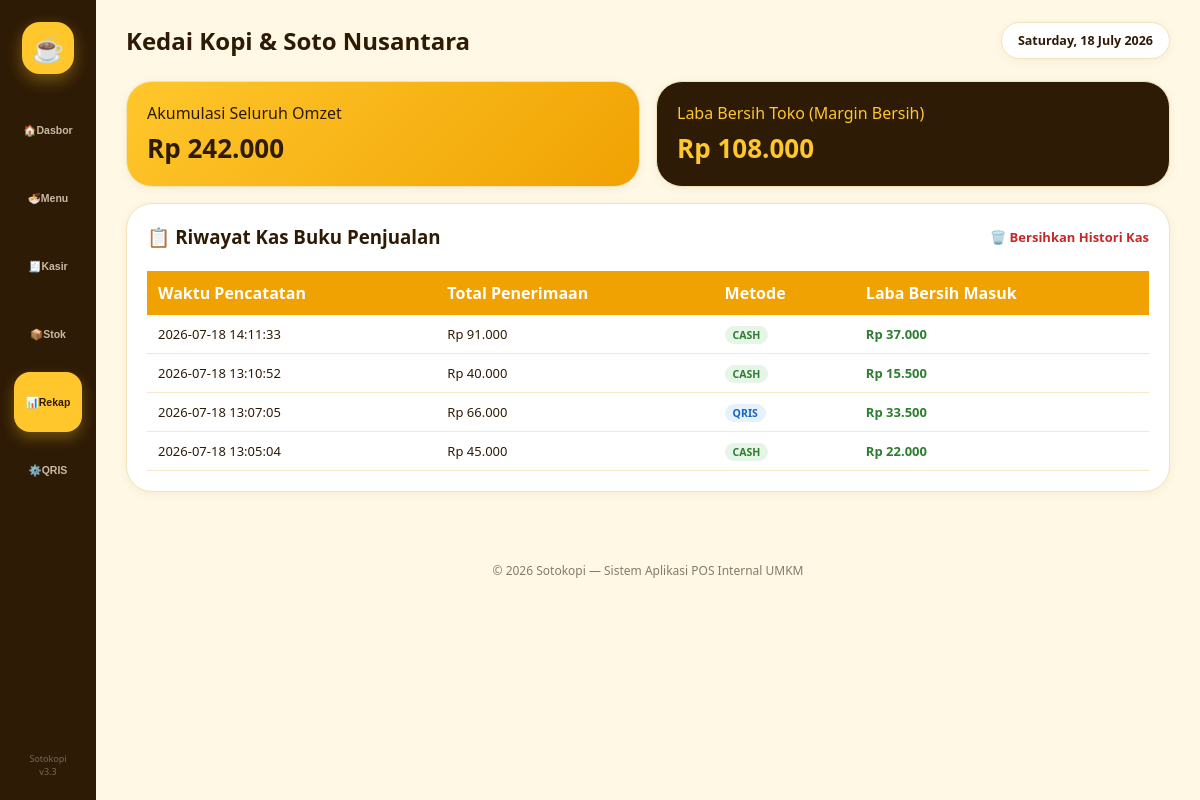
The app's page /index.php?page=rekap with its own data.
### tables this page shows
CREATE TABLE `transaksi` (
  `id` int(11) NOT NULL,
  `waktu` timestamp NOT NULL DEFAULT current_timestamp(),
  `total` int(11) NOT NULL,
  `keuntungan` int(11) NOT NULL,
  `metode` enum('cash','qris') NOT NULL
);

### index.php (the view, shortened to what this page needs)
<?php
include 'koneksi.php';
$page = isset($_GET['page']) ? $_GET['page'] : 'dashboard';
$query_trx = $conn->query("SELECT * FROM transaksi ORDER BY waktu DESC");
$history = [];
while($r = $query_trx->fetch_assoc()) { $history[] = $r; }
?>
<!DOCTYPE html>
<html lang="id">
<head>
</head>
<body>
<div class="sidebar">
  <div class="logo">☕</div>
  <nav>
    <button class="navbtn <?= $page=='dashboard'?'active':'' ?>" onclick="location.href='index.php?page=dashboard'">🏠Dasbor</button>
    <button class="navbtn <?= $page=='menu'?'active':'' ?>" onclick="location.href='index.php?page=menu'">🍜Menu</button>
    <button class="navbtn <?= $page=='kasir'?'active':'' ?>" onclick="location.href='index.php?page=kasir'">🧾Kasir</button>
    <button class="navbtn <?= $page=='stok'?'active':'' ?>" onclick="location.href='index.php?page=stok'">📦Stok</button>
    <button class="navbtn <?= $page=='rekap'?'active':'' ?>" onclick="location.href='index.php?page=rekap'">📊Rekap</button>
    <button class="navbtn <?= $page=='pengaturan'?'active':'' ?>" onclick="location.href='index.php?page=pengaturan'">⚙️QRIS</button>
  </nav>
  <div class="sidebar-bottom">Sotokopi<br>v3.3</div>
</div>
<div class="main-wrap">
  <div class="topbar">
    <div>
      <h1>Kedai Kopi & Soto Nusantara</h1>
    </div>
    <div class="datepill"><?= date('l, d F Y') ?></div>
  </div>
  <main>
    <section class="page <?= $page=='rekap'?'active':'' ?>">
      <div class="bento">
        <?php
          $total_omzet_all = array_sum(array_column($history, 'total'));
          $total_untung_all = array_sum(array_column($history, 'keuntungan'));
        ?>
        <div class="tile stat-tile c6">
          <div>Akumulasi Seluruh Omzet</div>
          <div class="val">Rp <?= number_format($total_omzet_all, 0, ',', '.') ?></div>
        </div>
        <div class="tile stat-tile alt c6">
          <div>Laba Bersih Toko (Margin Bersih)</div>
          <div class="val">Rp <?= number_format($total_untung_all, 0, ',', '.') ?></div>
        </div>
        <div class="tile c12">
          <div style="display:flex; justify-content:space-between; align-items:center; flex-wrap:wrap; gap:10px;">
            <h3>📋 Riwayat Kas Buku Penjualan</h3>
            <a href="index.php?action=reset_rekap" onclick="return confirm('Hapus seluruh riwayat pembukuan kas?')" style="color:var(--merah); text-decoration:none; font-weight:bold; font-size:13px;">🗑️ Bersihkan Histori Kas</a>
          </div><br>
          <table class="history-table">
            <thead>
              <tr><th>Waktu Pencatatan</th><th>Total Penerimaan</th><th>Metode</th><th>Laba Bersih Masuk</th></tr>
            </thead>
            <tbody>
              <?php if(empty($history)): ?>
                <tr><td colspan="4" style="text-align:center; color:var(--abu);">Belum ada rekam transaksi penjualan masuk.</td></tr>
              <?php else: ?>
                <?php foreach($history as $h): ?>
                  <tr>
                    <td><?= $h['waktu'] ?></td>
                    <td>Rp <?= number_format($h['total'], 0, ',', '.') ?></td>
                    <td><span class="pill-<?= $h['metode'] ?>"><?= strtoupper($h['metode']) ?></span></td>
                    <td style="color:var(--hijau); font-weight:bold;">Rp <?= number_format($h['keuntungan'], 0, ',', '.') ?></td>
                  </tr>
                <?php endforeach; ?>
              <?php endif; ?>
            </tbody>
          </table>
        </div>
      </div>
    </section>
  </main>
  <footer>© 2026 Sotokopi — Sistem Aplikasi POS Internal UMKM</footer>
</div>
</body>
</html>

### index.php (style rules this page uses)
:root { --kuning:#FFC72C; --kuning-tua:#F0A202; --kuning-muda:#FFF3D6; --kuning-pucat:#FFFBEF; --coklat:#4A2E0A; --coklat-tua:#2E1B05; --hijau:#2E7D32; --hijau-bg:#E7F5E8; --merah:#C62828; --merah-bg:#FCE8E8; --biru:#1565C0; --biru-bg:#E7F1FC; --abu:#847A68; --putih:#FFFFFF; --r-lg:26px; --r-md:20px; --r-sm:14px; --shadow:0 2px 10px rgba(74,46,10,0.06); --shadow-hover:0 14px 30px rgba(74,46,10,0.14); --border:1px solid #F1E4BC; }
* { box-sizing:border-box;margin:0;padding:0; }
body { font-family:'Segoe UI',Arial,sans-serif; background:#FFF8E4; color:var(--coklat-tua); display:flex; min-height:100vh; }
.sidebar { width:96px; background:var(--coklat-tua); display:flex; flex-direction:column; align-items:center; padding:22px 0; gap:26px; position:sticky; top:0; height:100vh; flex-shrink:0; z-index:60; }
.sidebar .logo { width:52px; height:52px; border-radius:18px; background:var(--kuning); display:flex; align-items:center; justify-content:center; font-size:26px; box-shadow:0 6px 16px rgba(255,199,44,0.35); }
.sidebar nav { display:flex; flex-direction:column; gap:8px; width:100%; align-items:center; }
.navbtn { width:68px; height:60px; background:transparent; border:none; border-radius:16px; color:#C9BBA0; display:flex; flex-direction:column; align-items:center; justify-content:center; gap:4px; cursor:pointer; font-size:10.5px; font-weight:700; transition:.2s; }
.navbtn.active { background:var(--kuning); color:var(--coklat-tua); box-shadow:0 6px 14px rgba(255,199,44,0.3); }
.sidebar-bottom { margin-top:auto; color:#7A6A4A; font-size:9px; text-align:center; }
.main-wrap { flex:1; min-width:0; }
.topbar { padding:22px 30px 8px; display:flex; align-items:center; justify-content:space-between; flex-wrap:wrap; gap:10px; }
.topbar h1 { font-size:24px; font-weight:800; }
.topbar .datepill { background:var(--putih); border:var(--border); padding:9px 16px; border-radius:999px; font-size:12.5px; font-weight:700; box-shadow:var(--shadow); }
main { max-width:1500px; padding:14px 30px 50px; }
.page { display:none; }
.page.active { display:block; }
.bento { display:grid; grid-template-columns:repeat(12,1fr); gap:16px; }
.tile { background:var(--putih); border-radius:var(--r-lg); border:var(--border); box-shadow:var(--shadow); padding:20px; transition:.25s; overflow:hidden; position:relative; }
.c6 { grid-column:span 6; }
.c12 { grid-column:span 12; }
.stat-tile { background:linear-gradient(135deg,var(--kuning) 0%, var(--kuning-tua) 100%); color:var(--coklat-tua); }
.stat-tile.alt { background:var(--coklat-tua); color:var(--kuning); }
.stat-tile .val { font-size:26px; font-weight:900; margin-top:6px; }
.stock-table, .history-table { width:100%; border-collapse:collapse; }
.stock-table th, .history-table th { background:var(--kuning-muda); padding:11px; text-align:left; color:var(--coklat-tua); }
.history-table th { background:var(--kuning-tua); color:#fff; }
.stock-table td, .history-table td { padding:10px 11px; border-bottom:1px solid #f4e9c8; font-size:13px; }
.pill-cash { background:var(--hijau-bg); color:var(--hijau); padding:2px 8px; border-radius:999px; font-size:10.5px; font-weight:bold; }
.pill-qris { background:var(--biru-bg); color:var(--biru); padding:2px 8px; border-radius:999px; font-size:10.5px; font-weight:bold; }
footer { text-align:center; padding:20px; color:var(--abu); font-size:12px; }

### records on screen
transaksi: waktu "2026-07-18 14:11:33", total "91.000", metode "CASH", keuntungan "37.000"
transaksi: waktu "2026-07-18 13:10:52", total "40.000", metode "CASH", keuntungan "15.500"
transaksi: waktu "2026-07-18 13:07:05", total "66.000", metode "QRIS", keuntungan "33.500"
transaksi: waktu "2026-07-18 13:05:04", total "45.000", metode "CASH", keuntungan "22.000"

### other values on screen
$total_omzet_all "242.000"
$total_untung_all "108.000"
